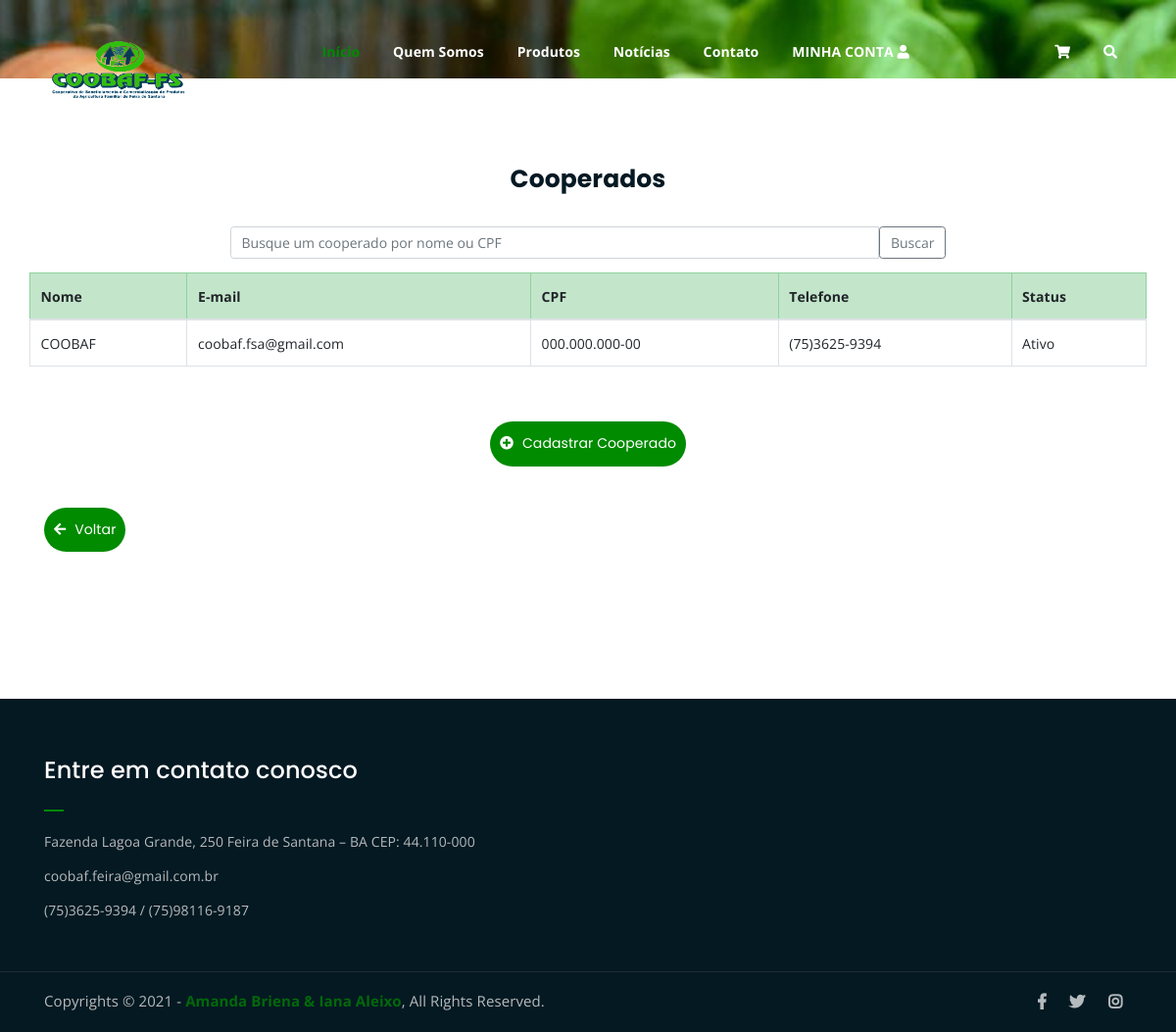
The app's page /ger_cooperados.php (signed in), older data.
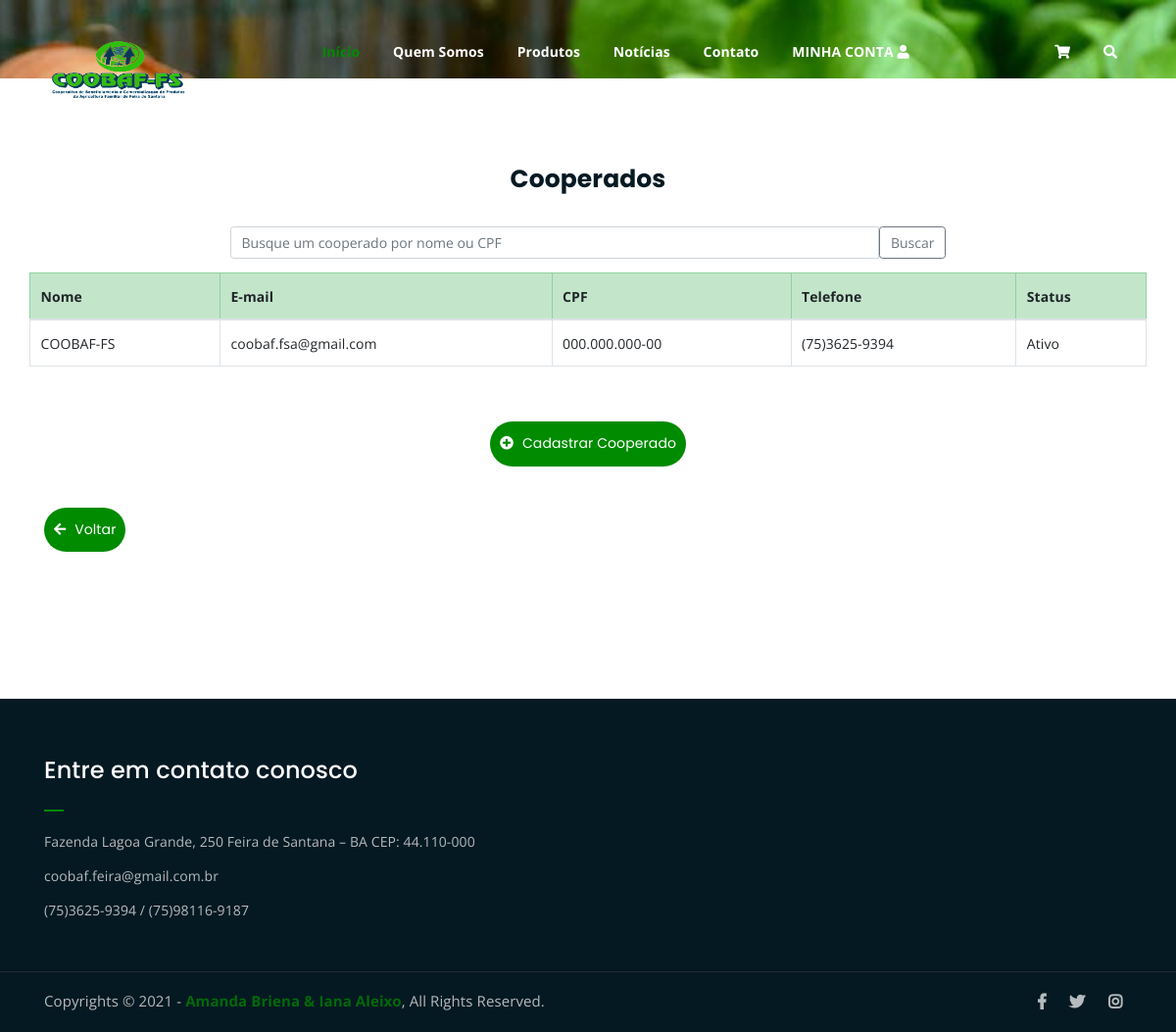
The same page, newer data.
### tables this page shows
CREATE TABLE IF NOT EXISTS `usuarios` (
  `id_usuario` smallint(10) NOT NULL PRIMARY KEY auto_increment,
  `nome` varchar(30) NOT NULL,
  `cpf` varchar(14) NOT NULL UNIQUE,
  `senha` varchar(40) NOT NULL,
  `email` varchar(45) NOT NULL,
  `telefone` varchar(15) NOT NULL,
  `status` tinyint(1) NOT NULL,
  `tipo_usuario` tinyint(1) NOT NULL,
  `id_endereco` smallint(10) NOT NULL
);

### ger_cooperados.php (the view, shortened to what this page needs)
<!DOCTYPE html>
<html lang="en">
<head>
    <?php require_once("conexao_db/logado_coop.php");?>
	<?php require_once("src/components/head.php");?>
</head>
<body>
	<?php require_once("src/components/menu.php");?>
	<div class="breadcrumb-section2 breadcrumb-bg">
	</div>
	<div class="latest-news mt-80 mb-150">
        <div class="form-title text-center">
			<h2>Cooperados</h2>
	    </div>
		<div class="container mb-5">
            <div class="row">
                <div class="col-lg-8 offset-lg-2 text-center">
                    <form method="POST" action="">
                        <div class="input-group mb-3">
                            <input name= "pesquisa" id= "pesquisa" type="text" class="form-control" placeholder="Busque um cooperado por nome ou CPF" >
                            <button class="btn btn-outline-secondary" type="submit" id="button-addon2">Buscar</button>
                        </div>
                    </form>
                </div>
                <table class="table table-bordered table-hover table-responsive-sm table-responsive-md">
                    <thead>
                        <tr class="table-success">
                            <th>Nome</th>
                            <th>E-mail</th>
                            <th>CPF</th>
                            <th>Telefone</th>
                            <th>Status</th>
                        </tr>
                    </thead>
                    <tbody class = "resultado">
                        <?php
                            $sql="SELECT * FROM usuarios where tipo_usuario = 0";
                            $resultado_usuario = mysqli_query($connect, $sql);
                            while($row = mysqli_fetch_assoc($resultado_usuario)){
                            echo "<tr>";
                            echo "<td>" . $row['nome'] ."</td>";
                            echo "<td>" . $row['email'] ."</td>";
                            echo "<td>" . $row['cpf'] ."</td>";
                            echo "<td>" . $row['telefone'] ."</td>";
                            if(($row['status'])==1){
                                echo "<td> Ativo </td>";
                            }else{
                                echo "<td> Inativo </td>";
                            }
                            echo "</tr>";
                            }
                        ?>
                    </tbody>
                </table>
            </div>
            <div class="text-center mb-5 mt-5">
                <a href="cadastro_coop.php" class="cart-btn"><i class="fa fa-plus-circle"></i> Cadastrar Cooperado</a>
            </div>
            <div class = "text-left mb-80">
			    <a href="cooperado.php" class="cart-btn"><i class="fa fa-arrow-left"></i> Voltar</a>
		    </div>
        </div>
	</div>
	<?php require_once("src/components/footer.php");?>
</body>
</html>

Row changes from the older to the newer data that the page shows:
changed usuarios "coobaf.fsa@gmail.com": nome "COOBAF" → "COOBAF-FS"
